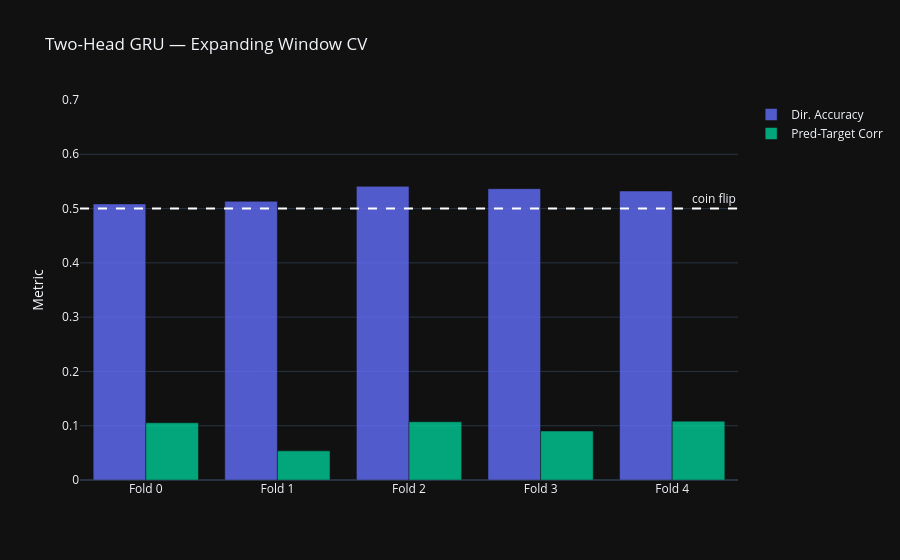

This figure's notebook cell:
### Markdown cell above
## Visualization

### Code cell
fold_labels = [f"Fold {r.fold_idx}" for r in exp_results]

fig = go.Figure()
fig.add_trace(go.Bar(
    x=fold_labels,
    y=[r.val_dir_acc for r in exp_results],
    name="Dir. Accuracy", marker_color="#636efa", opacity=0.8,
))
fig.add_trace(go.Bar(
    x=fold_labels,
    y=[r.val_corr for r in exp_results],
    name="Pred-Target Corr", marker_color="#00cc96", opacity=0.8,
))
fig.add_hline(y=0.50, line_dash="dash", line_color="white",
              annotation_text="coin flip")
fig.update_layout(
    template="plotly_dark",
    title="Two-Head GRU — Expanding Window CV",
    yaxis_title="Metric",
    yaxis_range=[0.0, 0.70],
    barmode="group",
)
fig.show()

### Figure 1 — Plotly figure (JSON) as saved in the notebook; plotly's stock layout.template omitted (floating-point values rounded to 4 significant figures)
{"data": [{"marker": {"color": "#636efa"}, "name": "Dir. Accuracy", "opacity": 0.8, "type": "bar", "x": ["Fold 0", "Fold 1", "Fold 2", "Fold 3", "Fold 4"], "y": [0.5086, 0.5133, 0.541, 0.5367, 0.5324]}, {"marker": {"color": "#00cc96"}, "name": "Pred-Target Corr", "opacity": 0.8, "type": "bar", "x": ["Fold 0", "Fold 1", "Fold 2", "Fold 3", "Fold 4"], "y": [0.1054, 0.05368, 0.1073, 0.09022, 0.1084]}], "layout": {"annotations": [{"showarrow": false, "text": "coin flip", "x": 1, "xanchor": "right", "xref": "x domain", "y": 0.5, "yanchor": "bottom", "yref": "y"}], "barmode": "group", "shapes": [{"line": {"color": "white", "dash": "dash"}, "type": "line", "x0": 0, "x1": 1, "xref": "x domain", "y0": 0.5, "y1": 0.5, "yref": "y"}], "title": {"text": "Two-Head GRU — Expanding Window CV"}, "yaxis": {"range": [0, 0.7], "title": {"text": "Metric"}}}}
